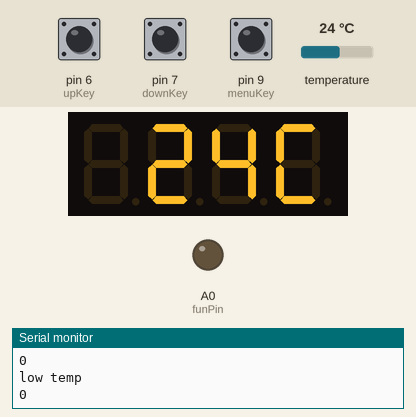
A sketch run on a simulated Arduino Uno, built with avr-gcc and run on an emulated ATmega328P. Parts: 4-digit seven-segment display, output pins drawn as LEDs (lit = HIGH), the last lines printed to the serial monitor. The test bench sets the inputs (shaded band); at power-on: pin 9 (menuKey) LOW, temperature 24 °C, pin 6 (upKey) LOW, pin 7 (downKey) LOW. EEPROM starts erased.

Above: at 2.3 s.
2.4 s: pin 9 (menuKey) pulled HIGH for 3.2 s
At 3.5 s:
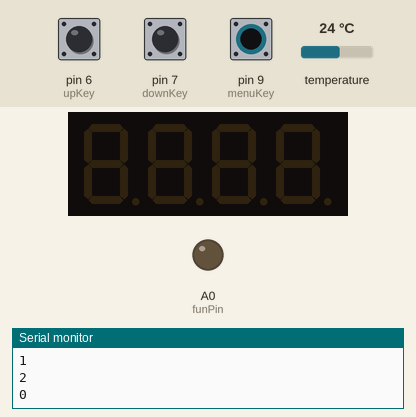
7.7 s: temperature set to 12 °C
At 8.8 s:
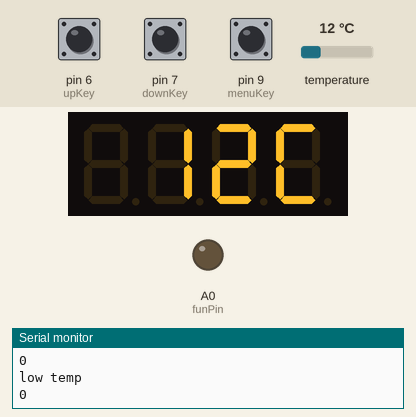
9.2 s: temperature set to 19 °C
At 9.9 s:
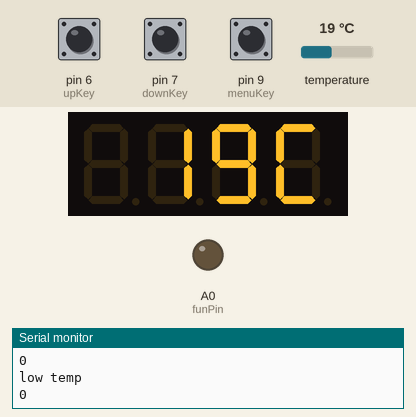
10.7 s: temperature set to 28 °C
At 11.9 s:
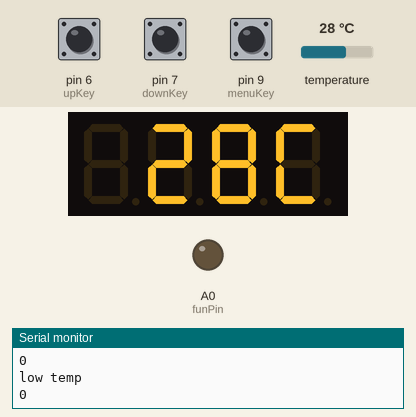
12.2 s: pin 9 (menuKey) pulled HIGH for 0.95 s
At 14.4 s:
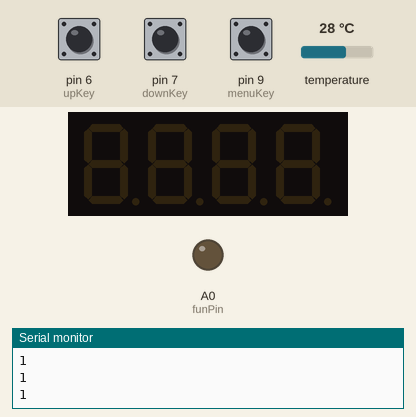
14.7 s: pin 6 (upKey) pulled HIGH for 0.95 s
At 15.2 s:
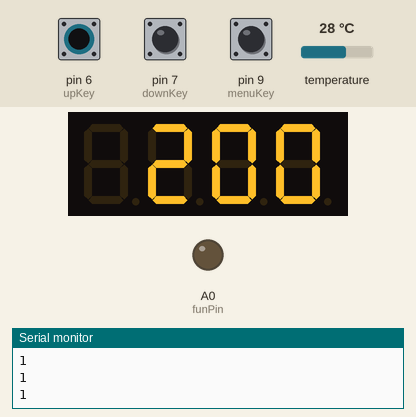
Timing chart, 0 to 17.7 s (numbered marks = the images above; inputs shaded):
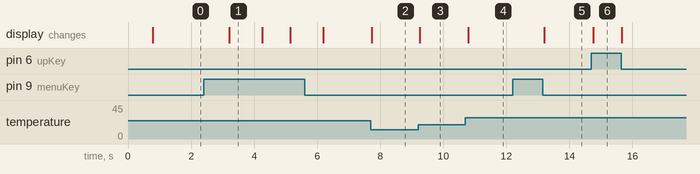

Measured:
- after the input at 2.4 s, the display: changes after 0.81 s (image 1)
- after the input at 7.7 s, the display: changes at once (image 2)
- after the input at 9.2 s, the display: changes after 0.06 s (image 3)
- after the input at 10.7 s, the display: changes after 0.09 s (image 4)
- after the input at 12.2 s, the display: changes after 1.0 s (image 5)
- after the input at 14.7 s, the display: changes after 0.06 s (image 6)
- what the display in image 1 shows lasts 1.1 s, from 3.2 s to 4.3 s

The sketch:

SmartTempRobots.ino
```cpp
#include "TM1637.h"
#include <OneWire.h>
#include <DS18B20.h>
#include <EEPROM.h>
// // TM1637
#define Dio 4
#define Clk 5
TM1637 tm1637(Clk,Dio);

DS18B20 ds(3);
#define upKey 6
#define downKey 7
#define menuKey 9
#define funPin A0

// 温度上下限
float Temp_Top;
float Temp_Low;
int buttonState;
int a = 0;
int num = 0;
int addr = 0;
void setup()
{
	Serial.begin(9600);
	pinMode(upKey, INPUT);
	pinMode(downKey, INPUT);
	pinMode(menuKey, INPUT);
	pinMode(funPin, OUTPUT);
	Temp_Top = int(EEPROM.read(addr+1));
	Temp_Low = int(EEPROM.read(addr+2));

	tm1637.init();
	tm1637.set(BRIGHT_TYPICAL);
}

void loop()
{
	MenuModeHandler();
	Serial.println(a);
	switch (a) {
	    case 0:
	      DisplayTemp();
	      SmartFun();
	      break;
	    case 1:
	      tm1637.clearDisplay();
	      SetTopHandler();
	      break;
	    case 2:
	      tm1637.clearDisplay();
	      SetLowHandler();
	      break;
	}
}


void SmartFun(){
	int tmp_now = int(ds.getTempC());
	if (tmp_now >= Temp_Top){
    Serial.println("high temp");
		analogWrite(funPin, 255);
	}else if(tmp_now >= Temp_Low){
		analogWrite(funPin,150);
    Serial.println("middle temp");
	}else{
		analogWrite(funPin, 0);
    Serial.println("low temp");
	}
}

// 模式选择
unsigned char MenuModeHandler(){
	buttonState = digitalRead(menuKey);
	if(buttonState == HIGH){
		delay(10);
		if(buttonState == HIGH){
		    a += 1;
		    delay(120);
		}
		if(a > 2){
			a = 0;
		}
	}
}


void SetTopHandler(){
	if(digitalRead(upKey) == HIGH){
	    delay(20);
	    Temp_Top++;
	    if(Temp_Top > 9){
	        int num_H = Temp_Top / 10;
	        int num_L = int(Temp_Top) % 10;
	        tm1637.display(2,num_H);
	        tm1637.display(3,num_L);
	        if(num_H > 9){
	            int num_HH = num_H / 10;
	            int num_LL = num_H % 10;
	            tm1637.display(1,num_HH);
	            tm1637.display(2,0);
	        	tm1637.display(3,0);
	        }
	    }else
	    {
	    	tm1637.clearDisplay();
	    	tm1637.display(3,Temp_Top);
	    }
	    while(digitalRead(upKey) == HIGH);
	}
	if(digitalRead(downKey) == HIGH){
	    delay(20);
	    Temp_Top--;
	    if(Temp_Top < 1){
	        Temp_Top = 0;
	        tm1637.clearDisplay();
	    }else{
		    if(((Temp_Top/10) != 0)){
		        tm1637.display(2,(Temp_Top / 10));
		        tm1637.display(3,(int(Temp_Top) % 10));
		    }else{
		    	tm1637.clearDisplay();
		    	tm1637.display(3,Temp_Top);
		    }
		}
	    while(digitalRead(downKey) == HIGH);
	}
	EEPROM.write(addr+1,Temp_Top);
}


void SetLowHandler(){
	if(digitalRead(upKey) == HIGH){
	    delay(20);
	    Temp_Low++;
	    if(Temp_Low > 9){
	        int num_H = Temp_Low / 10;
	        int num_L = int(Temp_Low) % 10;
	        tm1637.display(2,num_H);
	        tm1637.display(3,num_L);
	        if(num_H > 9){
	            int num_HH = num_H / 10;
	            int num_LL = num_H % 10;
	            tm1637.display(1,num_HH);
	            tm1637.display(2,0);
	        	tm1637.display(3,0);
	        }
	    }else
	    {
	    	tm1637.clearDisplay();
	    	tm1637.display(3,Temp_Low);
	    }
	    while(digitalRead(upKey) == HIGH);
	}
	if(digitalRead(downKey) == HIGH){
	    delay(20);
	    Temp_Low--;
	    if(Temp_Low < 1){
	        Temp_Low = 0;
	        tm1637.clearDisplay();
	    }else{
		    if(((Temp_Low/10) != 0)){
		        tm1637.display(2,(Temp_Low/10));
		        tm1637.display(3,(int(Temp_Low)%10));
		    }else{
		    	tm1637.clearDisplay();
		    	tm1637.display(3,Temp_Low);
		    }
		}
	    while(digitalRead(downKey) == HIGH);
	}
	EEPROM.write(addr+2,Temp_Low);
}


void DisplayTemp(){
	int tmp_now = int(ds.getTempC());
	// Serial.println(tmp_now);
	if(tmp_now > Temp_Top){
		if((tmp_now / 10) != 0){
		   	int tmp_nowH = tmp_now / 10;
			int tmp_nowL = tmp_now % 10;
			tm1637.clearDisplay();
			tm1637.display(1,tmp_nowH);
			tm1637.display(2,tmp_nowL);
			tm1637.display(3,12);
		}else{
			tm1637.clearDisplay();
			tm1637.display(2,tmp_now);
		}
	}else if(tmp_now >= Temp_Low){
		if((tmp_now / 10) != 0){
		   	int tmp_nowH = tmp_now / 10;
			int tmp_nowL = tmp_now % 10;
			tm1637.clearDisplay();
			tm1637.display(1,tmp_nowH);
			tm1637.display(2,tmp_nowL);
			tm1637.display(3,12);
		}else{
			tm1637.clearDisplay();
			tm1637.display(2,tmp_now);
		}
	}else{
		if((tmp_now / 10) != 0){
		   	int tmp_nowH = tmp_now / 10;
			int tmp_nowL = tmp_now % 10;
			tm1637.clearDisplay();
			tm1637.display(1,tmp_nowH);
			tm1637.display(2,tmp_nowL);
			tm1637.display(3,12);
		}else{
			tm1637.clearDisplay();
			tm1637.display(2,tmp_now);
		}
	}
}
```
